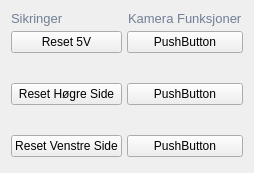
                              <widget class="QFrame" name="videooptakFrame">
                               <property name="sizePolicy">
                                <sizepolicy hsizetype="Preferred" vsizetype="Preferred">
                                 <horstretch>0</horstretch>
                                 <verstretch>0</verstretch>
                                </sizepolicy>
                               </property>
                               <property name="minimumSize">
                                <size>
                                 <width>0</width>
                                 <height>0</height>
                                </size>
                               </property>
                               <property name="maximumSize">
                                <size>
                                 <width>16777215</width>
                                 <height>16777215</height>
                                </size>
                               </property>
                               <layout class="QGridLayout" name="kameraGrid">
                                <property name="sizeConstraint">
                                 <enum>QLayout::SetDefaultConstraint</enum>
                                </property>
                                <property name="spacing">
                                 <number>5</number>
                                </property>
                                <item row="0" column="1">
                                 <widget class="QLabel" name="title_tilt_kamera">
                                  <property name="maximumSize">
                                   <size>
                                    <width>16777215</width>
                                    <height>16777215</height>
                                   </size>
                                  </property>
                                  <property name="font">
                                   <font>
                                    <pointsize>10</pointsize>
                                    <weight>50</weight>
                                    <italic>false</italic>
                                    <bold>false</bold>
                                   </font>
                                  </property>
                                  <property name="styleSheet">
                                   <string notr="true">color: rgb(113, 126, 149);</string>
                                  </property>
                                  <property name="text">
                                   <string>Kamera Funksjoner</string>
                                  </property>
                                  <property name="indent">
                                   <number>1</number>
                                  </property>
                                  <property name="colorStyle" stdset="0">
                                   <string>subTitle</string>
                                  </property>
                                 </widget>
                                </item>
                                <item row="0" column="0">
                                 <widget class="QLabel" name="title_start_videoopptak">
                                  <property name="maximumSize">
                                   <size>
                                    <width>16777215</width>
                                    <height>16777215</height>
                                   </size>
                                  </property>
                                  <property name="font">
                                   <font>
                                    <pointsize>10</pointsize>
                                    <weight>50</weight>
                                    <italic>false</italic>
                                    <bold>false</bold>
                                   </font>
                                  </property>
                                  <property name="styleSheet">
                                   <string notr="true">color: rgb(113, 126, 149);</string>
                                  </property>
                                  <property name="text">
                                   <string>Sikringer</string>
                                  </property>
                                  <property name="colorStyle" stdset="0">
                                   <string>subTitle</string>
                                  </property>
                                 </widget>
                                </item>
                                <item row="1" column="1">
                                 <layout class="QVBoxLayout" name="verticalLayout_21" stretch="0">
                                  <property name="spacing">
                                   <number>31</number>
                                  </property>
                                  <item>
                                   <layout class="QVBoxLayout" name="verticalLayout_23">
                                    <item>
                                     <layout class="QVBoxLayout" name="verticalLayout_25" stretch="0,0,0">
                                      <property name="spacing">
                                       <number>30</number>
                                      </property>
                                      <property name="bottomMargin">
                                       <number>5</number>
                                      </property>
                                      <item>
                                       <widget class="QPushButton" name="pushButton_28">
                                        <property name="sizePolicy">
                                         <sizepolicy hsizetype="MinimumExpanding" vsizetype="MinimumExpanding">
                                          <horstretch>0</horstretch>
                                          <verstretch>0</verstretch>
                                         </sizepolicy>
                                        </property>
                                        <property name="text">
                                         <string>PushButton</string>
                                        </property>
                                       </widget>
                                      </item>
                                      <item>
                                       <widget class="QPushButton" name="pushButton_29">
                                        <property name="sizePolicy">
                                         <sizepolicy hsizetype="MinimumExpanding" vsizetype="Minimum">
                                          <horstretch>0</horstretch>
                                          <verstretch>0</verstretch>
                                         </sizepolicy>
                                        </property>
                                        <property name="text">
                                         <string>PushButton</string>
                                        </property>
                                       </widget>
                                      </item>
                                      <item>
                                       <widget class="QPushButton" name="pushButton_30">
                                        <property name="sizePolicy">
                                         <sizepolicy hsizetype="MinimumExpanding" vsizetype="Minimum">
                                          <horstretch>0</horstretch>
                                          <verstretch>0</verstretch>
                                         </sizepolicy>
                                        </property>
                                        <property name="text">
                                         <string>PushButton</string>
                                        </property>
                                       </widget>
                                      </item>
                                     </layout>
                                    </item>
                                   </layout>
                                  </item>
                                 </layout>
                                </item>
                                <item row="1" column="0">
                                 <layout class="QVBoxLayout" name="verticalLayout_17" stretch="0,0,0">
                                  <property name="spacing">
                                   <number>30</number>
                                  </property>
                                  <property name="bottomMargin">
                                   <number>5</number>
                                  </property>
                                  <item>
                                   <widget class="QPushButton" name="pushButton_19">
                                    <property name="sizePolicy">
                                     <sizepolicy hsizetype="MinimumExpanding" vsizetype="Minimum">
                                      <horstretch>0</horstretch>
                                      <verstretch>0</verstretch>
                                     </sizepolicy>
                                    </property>
                                    <property name="text">
                                     <string>Reset 5V</string>
                                    </property>
                                   </widget>
                                  </item>
                                  <item>
                                   <widget class="QPushButton" name="pushButton_20">
                                    <property name="sizePolicy">
                                     <sizepolicy hsizetype="Minimum" vsizetype="Minimum">
                                      <horstretch>0</horstretch>
                                      <verstretch>0</verstretch>
                                     </sizepolicy>
                                    </property>
                                    <property name="text">
                                     <string>Reset Høgre Side</string>
                                    </property>
                                   </widget>
                                  </item>
                                  <item>
                                   <widget class="QPushButton" name="pushButton_21">
                                    <property name="sizePolicy">
                                     <sizepolicy hsizetype="Minimum" vsizetype="Minimum">
                                      <horstretch>0</horstretch>
                                      <verstretch>0</verstretch>
                                     </sizepolicy>
                                    </property>
                                    <property name="text">
                                     <string>Reset Venstre Side</string>
                                    </property>
                                   </widget>
                                  </item>
                                 </layout>
                                </item>
                               </layout>
                              </widget>
